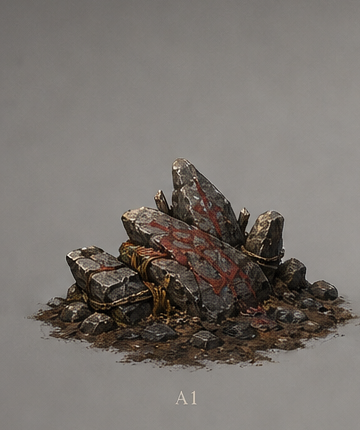
#> input picture docs/assets/visual_canon/VC_GIA_BloodAxe_CairnStones_A01_A1_Crop.png, 360 x 430 px
$ python prepare_bloodaxe_cairn_triposr_input.py
#> lines starting #> are read from the running program, lines starting #| are printed output that depends on the picture
#!/usr/bin/env python3
"""Prepare the A1 Blood Axe cairn concept crop for TripoSR."""

from pathlib import Path

from PIL import Image


ROOT = Path(__file__).resolve().parents[2]
SOURCE = ROOT / "docs/assets/visual_canon/VC_GIA_BloodAxe_CairnStones_A01_A1_Crop.png"
OUTPUT_DIR = ROOT / "SourceAssets/External/TripoSR/BloodAxeCairn_A1"
OUTPUT = OUTPUT_DIR / "BloodAxeCairn_A1_TripoSR_Input.png"


def main() -> None:
    OUTPUT_DIR.mkdir(parents=True, exist_ok=True)
    source = Image.open(SOURCE).convert("RGB")
#> source is the input picture: PIL image 360x430 RGB; mean R, G, B 120.7, 114.9, 109.7
    crop = source.crop((0, 112, 360, 356))
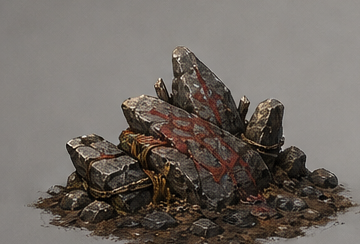
#> crop: PIL image 360x244 RGB; mean R, G, B 112.1, 104.9, 98.7
    canvas = Image.new("RGB", (512, 512), (128, 128, 128))
#> canvas: PIL image 512x512 RGB; every value is 128
    crop.thumbnail((470, 360), Image.Resampling.LANCZOS)
    x = (canvas.width - crop.width) // 2
#> x = 76
    y = 92
    canvas.paste(crop, (x, y))
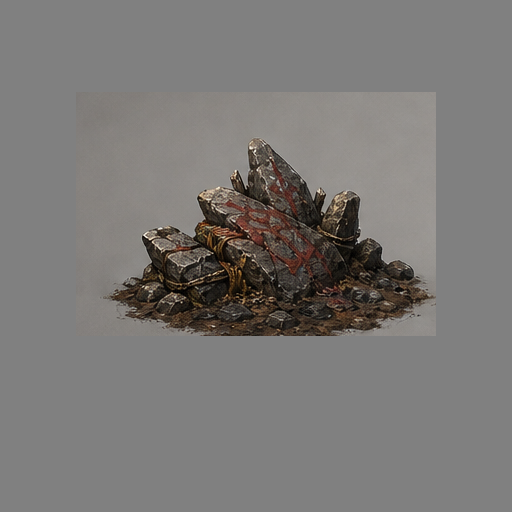
#> canvas: PIL image 512x512 RGB; mean R, G, B 122.7, 120.2, 118.2
    canvas.save(OUTPUT)
    print(OUTPUT.relative_to(ROOT))


if __name__ == "__main__":
    main()
